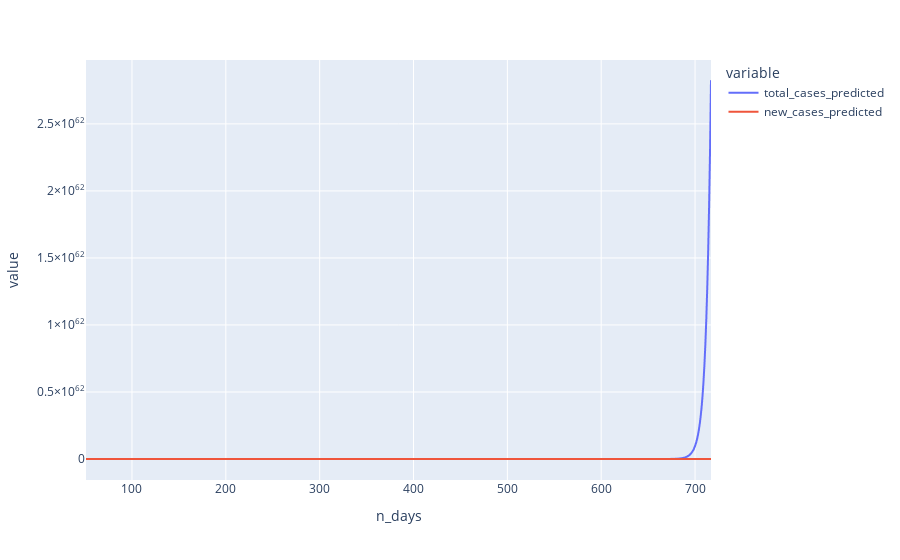
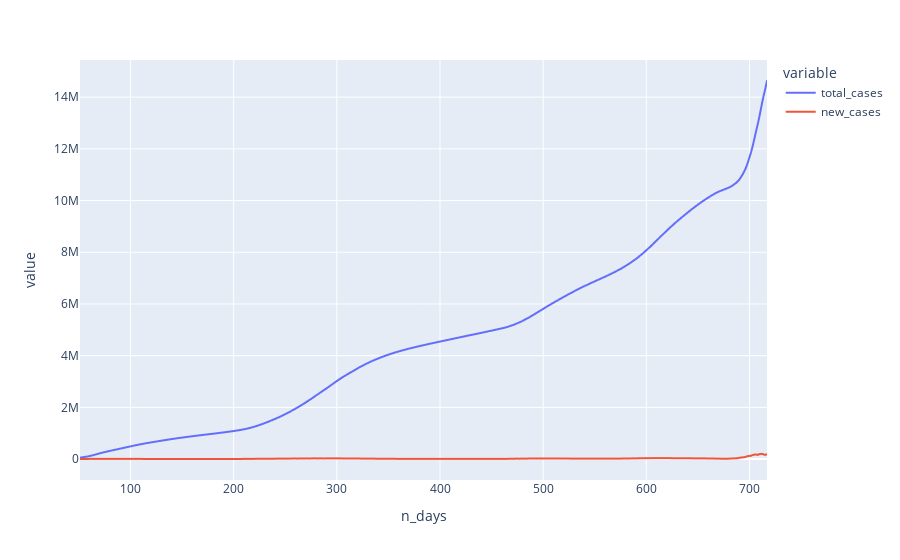

Notebook cell for these charts, in order:
### Markdown cell above
Постром графики целевыx переменных в зависимости от номера дня:

### Code cell
fig_1 = px.line(y_predict)
fig_2 = px.line(y_test)

fig_1.show()
fig_2.show()

### Figure 1 — Plotly figure (JSON) as saved in the notebook; plotly's stock layout.template omitted (floating-point values rounded to 4 significant figures; data arrays with more than 128 entries replaced by an {"elided": "..."} marker saying what was removed)
{"data": [{"hovertemplate": "variable=total_cases_predicted<br>n_days=%{x}<br>value=%{y}<extra></extra>", "legendgroup": "total_cases_predicted", "line": {"color": "#636efa", "dash": "solid"}, "marker": {"symbol": "circle"}, "mode": "lines", "name": "total_cases_predicted", "showlegend": true, "type": "scattergl", "x": {"elided": "667 int values"}, "xaxis": "x", "y": {"elided": "667 float values"}, "yaxis": "y"}, {"hovertemplate": "variable=new_cases_predicted<br>n_days=%{x}<br>value=%{y}<extra></extra>", "legendgroup": "new_cases_predicted", "line": {"color": "#EF553B", "dash": "solid"}, "marker": {"symbol": "circle"}, "mode": "lines", "name": "new_cases_predicted", "showlegend": true, "type": "scattergl", "x": {"elided": "667 int values"}, "xaxis": "x", "y": {"elided": "667 float values"}, "yaxis": "y"}], "layout": {"legend": {"title": {"text": "variable"}, "tracegroupgap": 0}, "margin": {"t": 60}, "xaxis": {"anchor": "y", "domain": [0, 1], "title": {"text": "n_days"}}, "yaxis": {"anchor": "x", "domain": [0, 1], "title": {"text": "value"}}}}

### Figure 2 — Plotly figure (JSON) as saved in the notebook; plotly's stock layout.template omitted (floating-point values rounded to 4 significant figures; data arrays with more than 128 entries replaced by an {"elided": "..."} marker saying what was removed)
{"data": [{"hovertemplate": "variable=total_cases<br>n_days=%{x}<br>value=%{y}<extra></extra>", "legendgroup": "total_cases", "line": {"color": "#636efa", "dash": "solid"}, "marker": {"symbol": "circle"}, "mode": "lines", "name": "total_cases", "showlegend": true, "type": "scattergl", "x": {"elided": "667 int values"}, "xaxis": "x", "y": {"elided": "667 int values"}, "yaxis": "y"}, {"hovertemplate": "variable=new_cases<br>n_days=%{x}<br>value=%{y}<extra></extra>", "legendgroup": "new_cases", "line": {"color": "#EF553B", "dash": "solid"}, "marker": {"symbol": "circle"}, "mode": "lines", "name": "new_cases", "showlegend": true, "type": "scattergl", "x": {"elided": "667 int values"}, "xaxis": "x", "y": {"elided": "667 int values"}, "yaxis": "y"}], "layout": {"legend": {"title": {"text": "variable"}, "tracegroupgap": 0}, "margin": {"t": 60}, "xaxis": {"anchor": "y", "domain": [0, 1], "title": {"text": "n_days"}}, "yaxis": {"anchor": "x", "domain": [0, 1], "title": {"text": "value"}}}}
